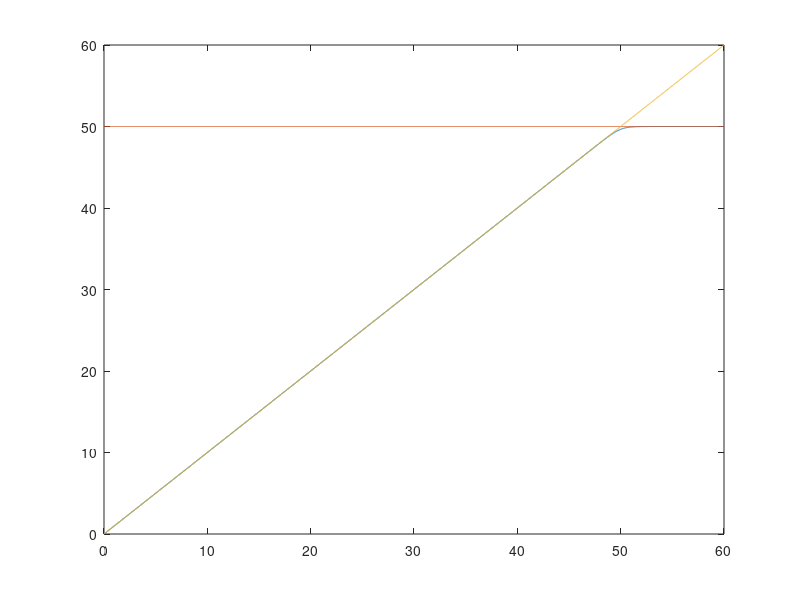

Here is the MATLAB script that generated this plot: (Note: this script raises an error after producing the figure.)
clear 

t = 0:0.01:60;

e = 1;
M = 50;
m = -50;

alp = (M+m)/2;
mu = (M-m)/2;
k = 100;

tanh_t = alp + mu * ( ((t-alp)/mu) ./ ((1+((t-alp)/mu).^k).^(1/k)) );
% tanh_t = (1-a) * M* tanh( (t-a*M) ./ ((1-a)*M) );
% tanh_t =  M* tanh( t./M );


clf
plot(t, tanh_t); hold on
plot(t, ones(size(t))*M); hold on
plot(t, t); hold on

%%
clear

% syms x [2 1] matrix
syms x1 x2

M = 50; p = 100;

dfdx_11(x1,x2) = diff( ...
    x1 / (1+(sqrt(x1^2+x2^2)/M)^p).^(1/p) , x1);
    % dfdx = diff(x1*x2, x1)
dfdx_12(x1,x2) = diff( ...
    x1 / (1+(sqrt(x1^2+x2^2)/M)^p).^(1/p) , x2);
    % dfdx = diff(x1*x2, x1)
dfdx_21(x1,x2) = diff( ...
    x2 / (1+(sqrt(x1^2+x2^2)/M)^p).^(1/p) , x1);
    % dfdx = diff(x1*x2, x1)
dfdx_22(x1,x2) = diff( ...
    x2 / (1+(sqrt(x1^2+x2^2)/M)^p).^(1/p) , x2);
    % dfdx = diff(x1*x2, x1)

matlabFunction(dfdx_11, "File", "dfdx_11", "Vars", {x1,x2});
matlabFunction(dfdx_12, "File", "dfdx_12", "Vars", {x1,x2});
matlabFunction(dfdx_21, "File", "dfdx_21", "Vars", {x1,x2});
matlabFunction(dfdx_22, "File", "dfdx_22", "Vars", {x1,x2});
%%

% x = [1;1];
x1 = 49;
x2 = 1;


vpa(subs(dfdx(x1,x2)))
subs(x2);
pretty(dfdx)
vpa(dfdx)
